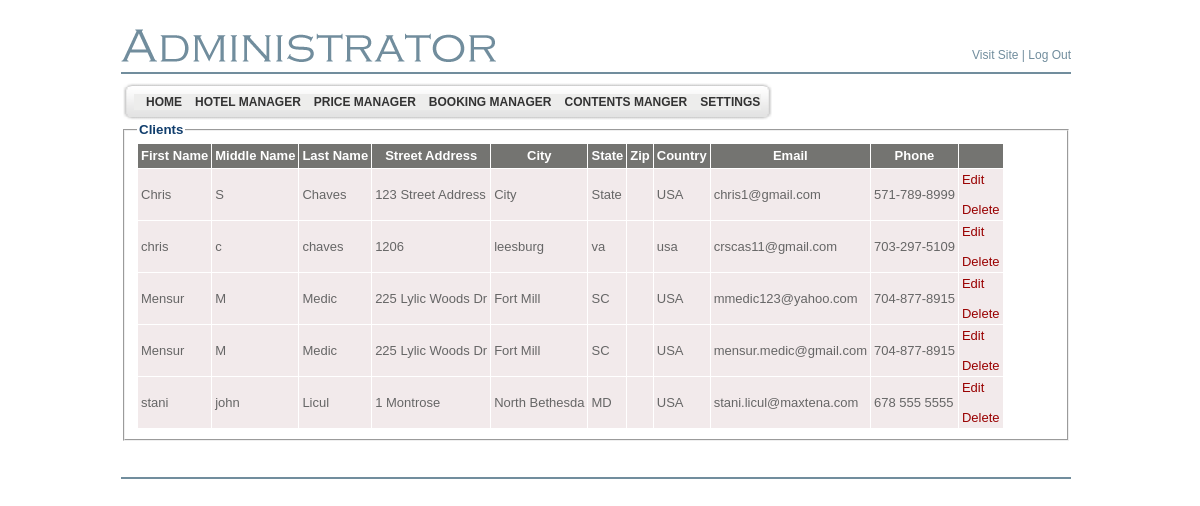
The app's page /admin/clients_list.php (signed in) with its own data.
### tables this page shows
CREATE TABLE `bsi_adminmenu` (
  `id` int(4) NOT NULL AUTO_INCREMENT,
  `name` varchar(200) NOT NULL DEFAULT '',
  `url` varchar(200) DEFAULT NULL,
  `menu_desc` varchar(200) NOT NULL DEFAULT '',
  `parent_id` int(4) DEFAULT '0',
  `status` enum('Y','N') DEFAULT 'Y',
  `ord` int(5) NOT NULL DEFAULT '0',
  `privileges` int(11) NOT NULL,
  PRIMARY KEY (`id`),
  UNIQUE KEY `kid` (`name`,`parent_id`)
);

CREATE TABLE `bsi_clients` (
  `id` int(10) unsigned NOT NULL AUTO_INCREMENT,
  `first_name` varchar(256) NOT NULL,
  `middle_name` varchar(256) DEFAULT NULL,
  `last_name` varchar(256) NOT NULL,
  `street_address` varchar(256) NOT NULL,
  `city` varchar(256) NOT NULL,
  `state` varchar(64) DEFAULT NULL,
  `zip` varchar(64) DEFAULT NULL,
  `country` varchar(64) NOT NULL,
  `phone` varchar(64) NOT NULL,
  `email` varchar(256) NOT NULL,
  `ip` varchar(32) NOT NULL,
  PRIMARY KEY (`id`),
  UNIQUE KEY `email` (`email`)
);

### includes/SystemConfiguration.class.php (called while the page is built, shortened)
<?php
require_once ("KLogger.class.php");
require_once ("Client.class.php");
require_once ("Utilities.class.php");
$loggingDirectory = "./logs/";
$currentDirectory = getcwd();
if (Utilities::stringEndsWith($currentDirectory, "admin"))
{
	$loggingDirectory = "../logs/";
}
$logger = new KLogger($loggingDirectory, KLogger::INFO);
?>

### includes/Utilities.class.php (called while the page is built, shortened)
<?php
class Utilities
{
	public static function stringEndsWith($string, $test)
	{
	    $strlen = strlen($string);
	    $testlen = strlen($test);
	    return substr_compare($string, $test, -$testlen) === 0;
	}
}
?>

### includes/KLogger.class.php (called while the page is built, shortened)
<?php
	class KLogger
	{
		public function __construct( $filepath , $priority )
		{
			$this->log_file = $filepath . "log_" . date("Y_m_d") . ".log";
			$this->priority = $priority;
			return;
		}
		private function shouldLog($priority)
		{
			return false;
		}
	}
?>

### includes/Client.class.php (called while the page is built, shortened)
<?php
class Client
{
	public static function fetchFromParameters($params)
	{
		$client = new Client();
		if (isset($params['id']) && is_numeric($params['id']))
		{
			$client->id = intval($params['id']);
		}
		if (isset($params['first_name']))
		{
			$client->firstName = $params['first_name'];
		}
		if (isset($params['middle_name']))
		{
			$client->middleName = $params['middle_name'];
		}
		if (isset($params['last_name']))
		{
			$client->lastName = $params['last_name'];
		}
		if (isset($params['street_address']))
		{
			$client->streetAddress = $params['street_address'];
		}
		if (isset($params['city']))
		{
			$client->city = $params['city'];
		}
		if (isset($params['state']))
		{
			$client->state = $params['state'];
		}
		if (isset($params['zip']))
		{
			$client->zip = $params['zip'];
		}
		if (isset($params['country']))
		{
			$client->country = $params['country'];
		}
		if (isset($params['phone']))
		{
			$client->phone = $params['phone'];
		}
		if (isset($params['email']))
		{
			$client->email = $params['email'];
		}
		if (isset($params['ip']))
		{
			$client->ipAddress = $params['ip'];
		}
        else
        {
            $client->ipAddress = $_SERVER['REMOTE_ADDR'];
        }
		return $client;
	}
	private static function fetchFromSqlMultiple($sql)
    {
		$clients = array();
		$query = mysql_query($sql);
		while ($row = mysql_fetch_assoc($query))
		{
		    $client = Client::fetchFromParameters($row);
		    $clients[] = $client;
		}
		return $clients;
    }
	public static function fetchAllFromDb()
	{
		$sql = "SELECT * FROM bsi_clients ORDER BY first_name" ;
		return Client::fetchFromSqlMultiple($sql);
	}
}

### admin/clients_list.php (the view, shortened to what this page needs)
<?php
require_once ("../includes/SystemConfiguration.class.php");
$clients = Client::fetchAllFromDb();
include ("header.php");
?>
</td>
  </tr>
  <tr>
    <td valign="top" >
    <fieldset>
	    <legend class="TitleBlue11pt">Clients</legend>
	    	<table cellspacing="1" border="0" cellpadding="3">
				<tr bgcolor="#747471">
					<td scope="col" align="center"><b><font color="white"
						face="Verdana, Arial, Helvetica, sans-serif" size="2">First Name</font></b>
					</td>
					<td scope="col" align="center"><b><font color="white"
						face="Verdana, Arial, Helvetica, sans-serif" size="2">Middle Name</font></b>
					</td>
					<td scope="col" align="center"><b><font color="white"
						face="Verdana, Arial, Helvetica, sans-serif" size="2">Last Name</font></b>
					</td>
					<td scope="col" align="center"><b><font color="white"
						face="Verdana, Arial, Helvetica, sans-serif" size="2">Street Address</font></b>
					</td>
					<td scope="col" align="center"><b><font color="white"
						face="Verdana, Arial, Helvetica, sans-serif" size="2">City</font></b>
					</td>
					<td scope="col" align="center"><b><font color="white"
						face="Verdana, Arial, Helvetica, sans-serif" size="2">State</font></b>
					</td>
					<td scope="col" align="center"><b><font color="white"
						face="Verdana, Arial, Helvetica, sans-serif" size="2">Zip</font></b>
					</td>
					<td scope="col" align="center"><b><font color="white"
						face="Verdana, Arial, Helvetica, sans-serif" size="2">Country</font></b>
					</td>
					<td scope="col" align="center"><b><font color="white"
						face="Verdana, Arial, Helvetica, sans-serif" size="2">Email</font></b>
					</td>
					<td scope="col" align="center"><b><font color="white"
						face="Verdana, Arial, Helvetica, sans-serif" size="2">Phone</font></b>
					</td>
					<td scope="col" align="center">&nbsp;</td>
				</tr>
				<?php
				foreach ($clients as $client)
				{
					echo '<tr class="odd" bgcolor="#f2eaeb">' . "\n";
					echo '	<td align="left"><font color="#666666" face="Verdana, Arial, Helvetica, sans-serif" size="2">' . $client->firstName . '</font></td>' . "\n";
					echo '	<td align="left"><font color="#666666" face="Verdana, Arial, Helvetica, sans-serif" size="2">' . $client->middleName . '</font></td>' . "\n";
					echo '	<td align="left"><font color="#666666" face="Verdana, Arial, Helvetica, sans-serif" size="2">' . $client->lastName . '</font></td>' . "\n";
					echo '	<td align="left"><font color="#666666" face="Verdana, Arial, Helvetica, sans-serif" size="2">' . $client->streetAddress . '</font></td>' . "\n";
					echo '	<td align="left"><font color="#666666" face="Verdana, Arial, Helvetica, sans-serif" size="2">' . $client->city . '</font></td>' . "\n";
					echo '	<td align="left"><font color="#666666" face="Verdana, Arial, Helvetica, sans-serif" size="2">' . $client->state . '</font></td>' . "\n";
					echo '	<td align="left"><font color="#666666" face="Verdana, Arial, Helvetica, sans-serif" size="2">' . $client->zip . '</font></td>' . "\n";
					echo '	<td align="left"><font color="#666666" face="Verdana, Arial, Helvetica, sans-serif" size="2">' . $client->country . '</font></td>' . "\n";
					echo '	<td align="left"><font color="#666666" face="Verdana, Arial, Helvetica, sans-serif" size="2">' . $client->email . '</font></td>' . "\n";
					echo '	<td align="left"><font color="#666666" face="Verdana, Arial, Helvetica, sans-serif" size="2">' . $client->phone . '</font></td>' . "\n";
					echo '	<td align="left"><font color="#666666" face="Verdana, Arial, Helvetica, sans-serif" size="2">';
					echo '		<a href="clients_add_edit.php?id=' . $client->id . '" style="text-decoration:none"><font color="#990000"  face="Verdana, Arial, Helvetica, sans-serif" size="2" >Edit</font></a>' . "\n";
					echo '		<br/><br/><a href="clients_delete.php?id=' . $client->id . '" style="text-decoration:none" onclick = "if (! confirm(\'Are you sure?\')) { return false; }"><font color="#990000"  face="Verdana, Arial, Helvetica, sans-serif" size="2" >Delete</font></a>';
					echo '	</td>' ."\n";
					echo "</tr>\n";
				}
				?>
			</table>
    </fieldset>
    </td>
  </tr>
  <?php include("footer.php"); ?>
</table>
</body>
</html>

### admin/header.php (shortened to what this page needs)
<!DOCTYPE html PUBLIC "-//W3C//DTD XHTML 1.0 Transitional//EN" "http://www.w3.org/TR/xhtml1/DTD/xhtml1-transitional.dtd">
<html xmlns="http://www.w3.org/1999/xhtml">
<head>
	<link href="style.css" rel="stylesheet" type="text/css" />
	<link href="style1.css" rel="stylesheet" type="text/css">
</head>
<body>
<table align="center" width="950" border="0" cellspacing="0"
	cellpadding="0">
	<tr>
		<td width="366">&nbsp;</td>
		<td width="584">&nbsp;</td>
	</tr>
	<tr>
		<td align="left" valign="bottom"><img src="images/adminis.gif" alt="" /></td>
		<td align="right" valign="bottom" class="bodyMenutext8pt"><a
			href="../index.php" target="_blank" class="bodyMenutext8pt">Visit
		Site</a> | <a href="logout.php" class="bodyMenutext8pt">Log Out</a></td>
	</tr>
	<tr>
		<td height="10"></td>
		<td></td>
	</tr>
	<tr>
		<td colspan="2" height="2" bgcolor="#718d9d"></td>
	</tr>
</table>
<table align="center" width="950" border="0" cellspacing="0" cellpadding="0">
	<tr>
		<td height="8"></td>
	</tr>
	<tr>
		<td align="left">
		<table border="0" style="background-image: url(images/menu_tile.gif);"
			cellspacing="0" cellpadding="0">
			<tr>
				<td><img src="images/menubar_left.gif" alt="" width="13" height="40" /></td>
				<td align="left" class="bodytext8pt">
				<div class="sample1">
				<div class="horz_menu">
<?php
$sql_parent = mysql_query("select * from bsi_adminmenu where parent_id=0 and status='Y' order by ord");
while ($row_parent = mysql_fetch_array($sql_parent))
{
	echo "<a id=\"" . $row_parent[0] . "\"      href=\"" . $row_parent[2] . "\">&nbsp;&nbsp;&nbsp;" . $row_parent[1] . "</a>";
}
?>
<br clear="both" />
				</div>
</div>
				</td>
				<td><img src="images/menubar_right.gif" alt="" width="13"
					height="40" /></td>
			</tr>
		</table>

### admin/style.css (style rules this page uses)
.bodytext8pt { color: #000000; font-family: 'Tahoma', 'Arial', 'Verdana'; font-size: 8pt; font-weight: normal; margin: 0; line-height: 120% }
.TitleBlue11pt { color: #113E6D; font-family: 'Trebuchet MS', 'Tahoma', 'Arial', 'Verdana'; font-size: 10pt; font-weight: bold; margin: 0; }
.bodyMenutext8pt { color: #718d9d; font-family: 'Verdana', 'Tahoma', 'Arial'; font-size: 12px; font-weight: normal; margin: 0; }
a.bodyMenutext8pt { color: #718d9d; font-weight: normal; text-decoration: none }
body { margin-top: 00; margin-bottom: 0; margin-left: 0; background-color: #FFFFFF; background-repeat: repeat-x; background-position; 0 0 }
a:link { text-decoration:none; font-color: #990000; font-family: Verdana, Arial, Helvetica, sans-serif; font-size: 2; }

### admin/style1.css (style rules this page uses)
div.horz_menu a { display: block; float: left; }
div.sample1 div.horz_menu a, div.sample1 div.vert_menu a { padding: 1px 0px 1px 0px; background:#ededec; width:inherit; padding:2px; text-decoration: none; font-family:Arial, Helvetica, sans-serif; font-weight: 900; font-size: 12px; color: #333333; }
div.sample1 div.horz_menu a { margin-right: -1px; width:auto; }
a:link { text-decoration:none; font-color: #990000; font-family: Verdana, Arial, Helvetica, sans-serif; font-size: 2; }

### records on screen
bsi_adminmenu: name "HOME"
bsi_adminmenu: name "HOTEL MANAGER"
bsi_adminmenu: name "PRICE MANAGER"
bsi_adminmenu: name "BOOKING MANAGER"
bsi_adminmenu: name "CONTENTS MANGER"
bsi_adminmenu: name "SETTINGS"
bsi_clients: first_name "Chris", middle_name "S", last_name "Chaves", street_address "123 Street Address", city "City", state "State", country "USA", email "chris1@gmail.com", phone "571-789-8999"
bsi_clients: first_name "chris", middle_name "c", last_name "chaves", street_address "1206", city "leesburg", state "va", country "usa", email "crscas11@gmail.com", phone "703-297-5109"
bsi_clients: first_name "Mensur", middle_name "M", last_name "Medic", street_address "225 Lylic Woods Dr", city "Fort Mill", state "SC", country "USA", email "mmedic123@yahoo.com", phone "704-877-8915"
bsi_clients: first_name "Mensur", middle_name "M", last_name "Medic", street_address "225 Lylic Woods Dr", city "Fort Mill", state "SC", country "USA", email "mensur.medic@gmail.com", phone "704-877-8915"
bsi_clients: first_name "stani", middle_name "john", last_name "Licul", street_address "1 Montrose", city "North Bethesda", state "MD", country "USA", email "stani.licul@maxtena.com", phone "678 555 5555"
